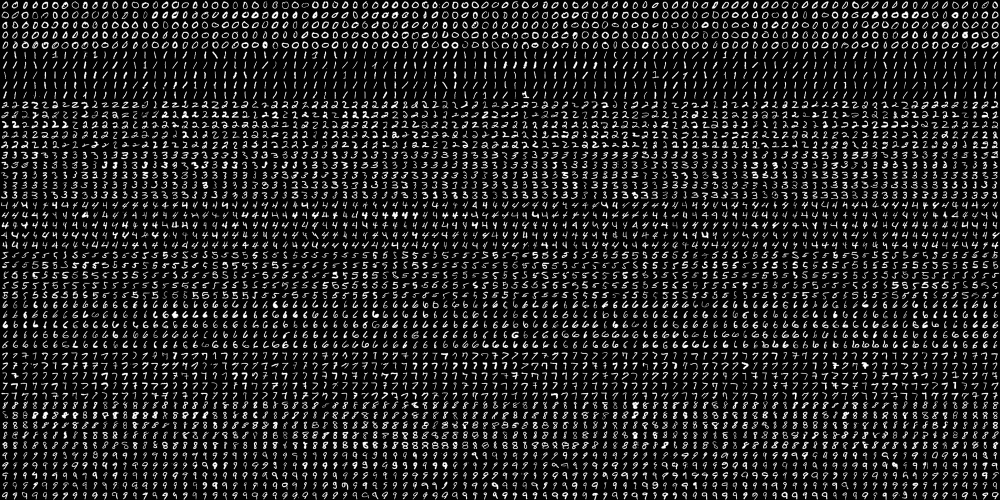
#> input picture backend/cameo/train/digits.png, 2000 x 1000 px (shown at 1/2 size)
$ python -i load_digit.py   (imports and definitions only)
#> lines starting #> are read from the running program, lines starting #| are printed output that depends on the picture; after the words box and inside, x2 and y2 are one past the last pixel; in counts of white or black regions, pixels touching at a corner belong together
#> further down, picture is the input picture: shape (1000, 2000, 3); min 0, max 255, mean 33.8
import cv2
import time
import numpy as np
import os

from digits import *

SZ = 20 # size of each digit is SZ x SZ
CLASS_N = 10
classifier_fn = 'backend/cameo/digit_detect/digits_svm.dat'

# [1 line that did not run here, left out]

def load_digits(frame):

    gray = cv2.cvtColor(frame, cv2.COLOR_BGR2GRAY)
    # bin = cv2.adaptiveThreshold(gray, 255, cv2.ADAPTIVE_THRESH_MEAN_C, cv2.THRESH_BINARY, 29, 10)
    bin = cv2.adaptiveThreshold(gray, 255, cv2.ADAPTIVE_THRESH_MEAN_C, cv2.THRESH_BINARY_INV, 31, 10)
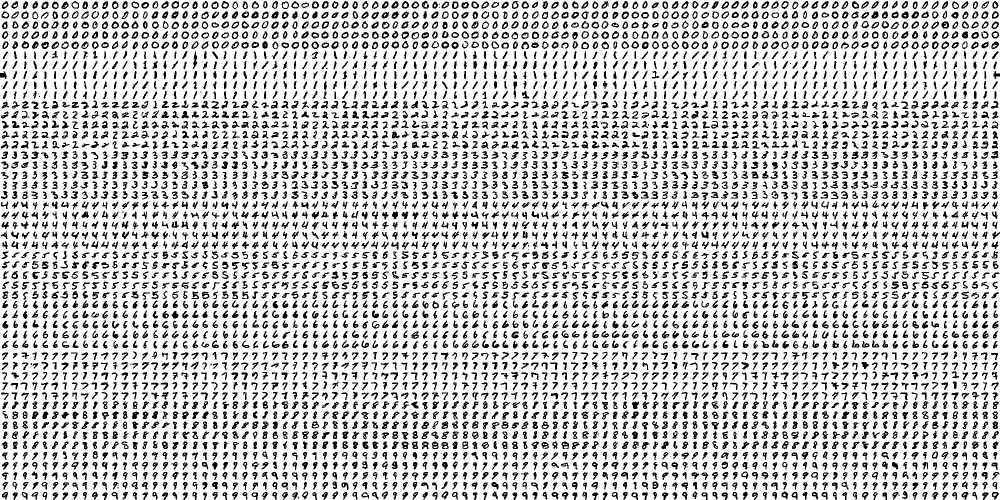
#> bin: shape (1000, 2000) (shown at 1/2 size); 78.5% white; 5094 black regions (90 under 20 px), largest, box (x1, y1, x2, y2) and area: (385, 103, 395, 138) 152, (1883, 43, 1898, 57) 151, (1743, 23, 1757, 37) 146
    # bin = cv2.adaptiveThreshold(gray, 255, cv2.ADAPTIVE_THRESH_MEAN_C, cv2.THRESH_BINARY_INV, 21, 10)
    # bin = cv2.adaptiveThreshold(gray,255,cv2.ADAPTIVE_THRESH_GAUSSIAN_C,\
    #     cv2.THRESH_BINARY,11,2)
    # bin = cv2.adaptiveThreshold(gray,255,cv2.ADAPTIVE_THRESH_MEAN_C,\
    #     cv2.THRESH_BINARY,11,2)

    bin = cv2.medianBlur(bin, 3)
#> bin: shape (1000, 2000); 78.5% white; 5021 black regions (21 under 20 px)
    contours, heirs = cv2.findContours( bin.copy(), cv2.RETR_CCOMP, cv2.CHAIN_APPROX_SIMPLE)
#> contours = 6414 contours, 1156 with area under 20; largest, box (x1, y1, x2, y2) and area: (0, 0, 2000, 1000) 1993568, (342, 1, 359, 18) 203, (362, 62, 379, 79) 202, (562, 2, 579, 19) 201, (1162, 82, 1179, 99) 200


    try:
        heirs = heirs[0]
    except:
        heirs = []

    for cnt, heir in zip(contours, heirs):
        _, _, _, outer_i = heir

        if outer_i >= 0:
            continue

        x, y, w, h = cv2.boundingRect(cnt)

        if not (40 <= h <= 90  and w <= 1.2*h):
            continue

        # if (h>=80 and h >= 100):
        #     continue

        # if(h>=80 and h<=100 and w < h):

        pad = max(h-w, 0)

        x, w = x - (pad // 2), w + pad
        cv2.rectangle(frame, (x, y), (x+w, y+h), (0, 255, 0))

        bin_roi = bin[y:,x:][:h,:w]

        m = bin_roi != 0
        if not 0.1 < m.mean() < 0.4:
            continue

        '''
        gray_roi = gray[y:,x:][:h,:w]
        v_in, v_out = gray_roi[m], gray_roi[~m]
        if v_out.std() > 10.0:
            continue
        s = "%f, %f" % (abs(v_in.mean() - v_out.mean()), v_out.std())
        cv2.putText(frame, s, (x, y), cv2.FONT_HERSHEY_PLAIN, 1.0, (200, 0, 0), thickness = 1)
        '''

        s = 1.5*float(h)/SZ
        m = cv2.moments(bin_roi)
        c1 = np.float32([m['m10'], m['m01']]) / m['m00']
        c0 = np.float32([SZ/2, SZ/2])
        t = c1 - s*c0
        A = np.zeros((2, 3), np.float32)
        A[:,:2] = np.eye(2)*s
        A[:,2] = t
        bin_norm = cv2.warpAffine(bin_roi, A, (SZ, SZ), flags=cv2.WARP_INVERSE_MAP | cv2.INTER_LINEAR)
        bin_norm = deskew(bin_norm)
        if x+w+SZ < frame.shape[1] and y+SZ < frame.shape[0]:
            frame[y:,x+w:][:SZ, :SZ] = bin_norm[...,np.newaxis]

        sample = preprocess_hog([bin_norm])
        digit = model.predict(sample)[1].ravel()
        cv2.putText(frame, '%d'%digit, (x, y), cv2.FONT_HERSHEY_PLAIN, 1.0, (200, 0, 0), thickness = 1)
#> this loop made 6414 passes
#> (heir, x, y, w, h) on passes 2, 3, 5: ([2, 0, -1, -1], 1948, 988, 1, 1), ([3, 1, -1, -1], 1888, 988, 3, 3), ([5, 3, -1, -1], 1708, 988, 3, 3)
        # cv2.putText(frame, 'h:%d ,w:%d'%(h,w) , (x, y+20), cv2.FONT_HERSHEY_PLAIN, 1.0, (200, 0, 0), thickness = 1)

    return frame
    # cv2.imshow('frame', frame)
    # cv2.imshow('bin', bin)

>>> import cv2
>>> picture = cv2.imread('../train/digits.png')
>>> result = load_digits(picture)
